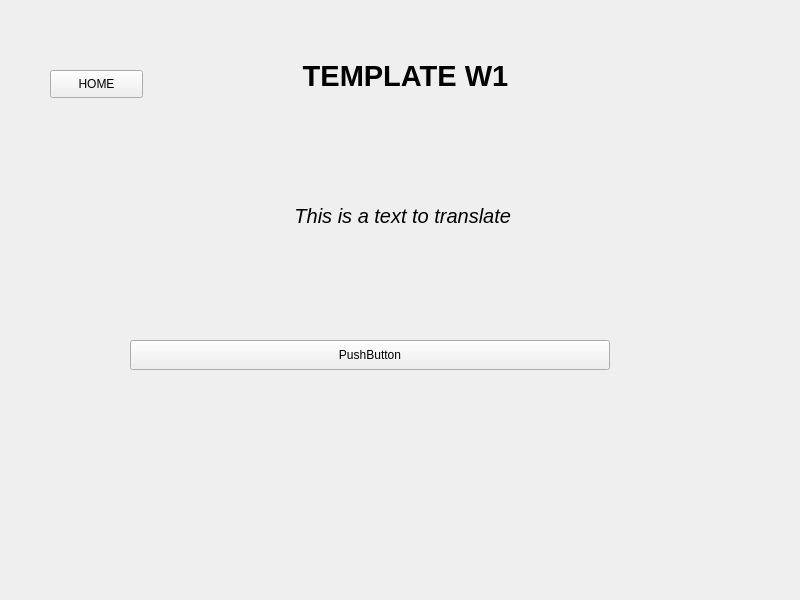
<?xml version="1.0" encoding="UTF-8"?>
<ui version="4.0">
 <class>TemplateW1</class>
 <widget class="QMainWindow" name="TemplateW1">
  <property name="geometry">
   <rect>
    <x>0</x>
    <y>0</y>
    <width>800</width>
    <height>600</height>
   </rect>
  </property>
  <property name="windowTitle">
   <string>MainWindow</string>
  </property>
  <widget class="QWidget" name="centralwidget">
   <widget class="QLabel" name="m_lbl_Header_W1">
    <property name="geometry">
     <rect>
      <x>160</x>
      <y>30</y>
      <width>491</width>
      <height>91</height>
     </rect>
    </property>
    <property name="font">
     <font>
      <pointsize>22</pointsize>
      <weight>75</weight>
      <bold>true</bold>
     </font>
    </property>
    <property name="text">
     <string>TEMPLATE W1</string>
    </property>
    <property name="alignment">
     <set>Qt::AlignCenter</set>
    </property>
   </widget>
   <widget class="QPushButton" name="m_btn_Home">
    <property name="geometry">
     <rect>
      <x>50</x>
      <y>70</y>
      <width>93</width>
      <height>28</height>
     </rect>
    </property>
    <property name="text">
     <string>HOME</string>
    </property>
   </widget>
   <widget class="QLabel" name="m_lbl_ToTr_W1_1">
    <property name="geometry">
     <rect>
      <x>220</x>
      <y>190</y>
      <width>371</width>
      <height>51</height>
     </rect>
    </property>
    <property name="font">
     <font>
      <pointsize>15</pointsize>
      <italic>true</italic>
     </font>
    </property>
    <property name="text">
     <string>This is a text to translate </string>
    </property>
    <property name="alignment">
     <set>Qt::AlignCenter</set>
    </property>
   </widget>
   <widget class="QPushButton" name="m_btn_3State">
    <property name="geometry">
     <rect>
      <x>130</x>
      <y>340</y>
      <width>480</width>
      <height>30</height>
     </rect>
    </property>
    <property name="text">
     <string>PushButton</string>
    </property>
   </widget>
  </widget>
 </widget>
 <resources/>
 <connections/>
</ui>
